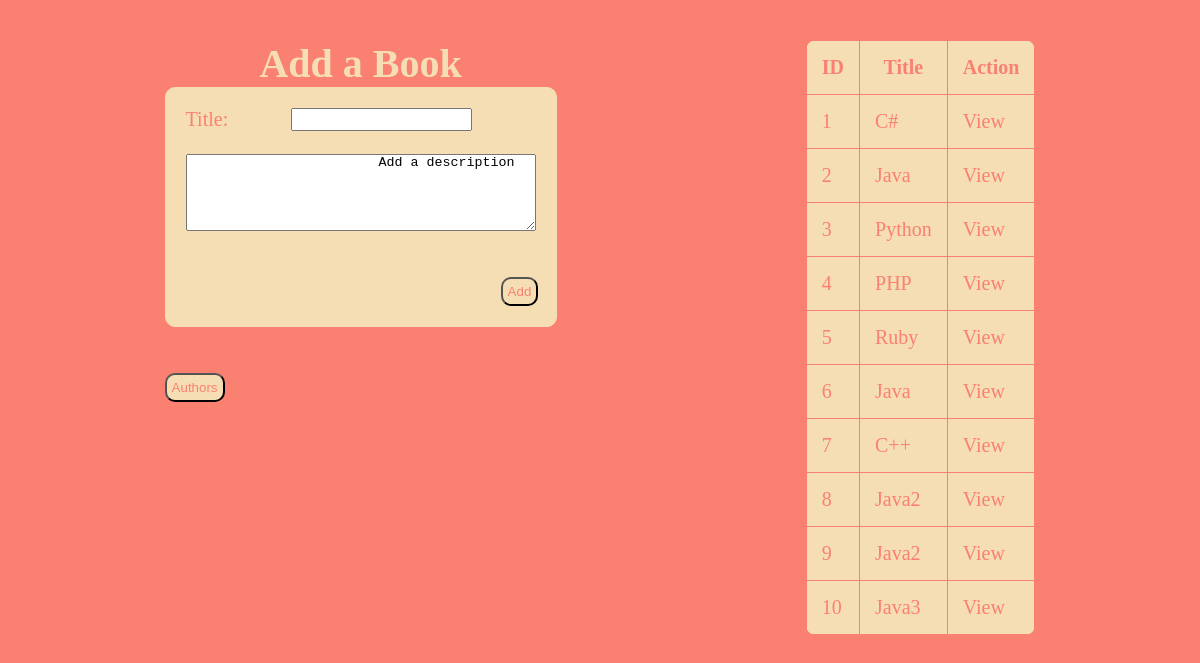
The page / on the database its author committed.
### books_app/models.py (models this page shows, shortened)
class Book(models.Model):
    title = models.CharField(max_length=255)
    desc = models.TextField(max_length=255)
    created_at = models.DateTimeField(auto_now_add=True)
    updated_at = models.DateTimeField(auto_now=True)

### books_app/views.py (the view)
# urls.py: path('', views.index),
def index(request):
    context = {
        "all_the_books": Book.objects.all(),
        "all_the_authors": Author.objects.all()
    }
    return render(request, 'index.html', context)

### books_app/templates/index.html (shortened to what this page needs)
<!DOCTYPE html>
<html lang="en">
<head>
    {% load static %}
    <link rel="stylesheet" href="{% static 'style.css' %}" />
</head>
<body>
    <div id="wrapper">
        <div id="main">
            <div class="box">
                <h1>Add a Book</h1>
                <form action="/add_book" method="post">
                    <div class="spaces">Title: <input type="text" name="title" /></div>
                    <br />
                    <div class="spaces">
                        <textarea id="comment" name="desc" rows="5" cols="50">
                        Add a description
                        </textarea>
                    </div>
                    <br>
                    <br>
                    <input type="submit" id="done" value="Add" />
                </form><br><br>
                <a href="/authors"><button>Authors</button></a>
            </div>
            <div class="box">
                <table>
                    <thead>
                        <tr>
                            <th>ID</th>
                            <th>Title</th>
                            <th>Action</th>
                        </tr>
                    </thead>
                    {% for book in all_the_books %}
                    <tbody>
                        <tr>
                            <td>{{ book.id }}</td>
                            <td>{{ book.title }}</td>
                            <td><a href="/books/{{book.id}}">View</a></td>
                        </tr>
                    </tbody>
                    {% endfor %}
                </table>
            </div>
        </div>
</body>
</html>

### books_app/static/style.css (style rules this page uses)
* { padding: 0px; margin: 0px auto; }
body { padding:20px; background-color: salmon; color: wheat; font-size: 20px; }
form { width: 350px; border: 1px solid wheat; border-radius: 10px; color: salmon; background-color: wheat; padding: 20px; }
div.spaces { display: flex; justify-content: space-evenly; }
input#done { margin-left: 90%; padding: 5px; border-radius: 10px; color: salmon; background-color: wheat; }
#main { display: flex; padding: 20px; }
h1 { text-align: center; }
table, th, td { border: 1px solid salmon; padding: 15px; background-color: wheat; color: salmon; border-radius: 10px; border-collapse: collapse; }
a { text-decoration: none; color: salmon; }
button { margin-right: 90%; padding: 5px; border-radius: 10px; color: salmon; background-color: wheat; }

### rows shown on the page
Book: id "1", title "C#"
Book: id "2", title "Java"
Book: id "3", title "Python"
Book: id "4", title "PHP"
Book: id "5", title "Ruby"
Book: id "6", title "Java"
Book: id "7", title "C++"
Book: id "8", title "Java2"
Book: id "9", title "Java2"
Book: id "10", title "Java3"
